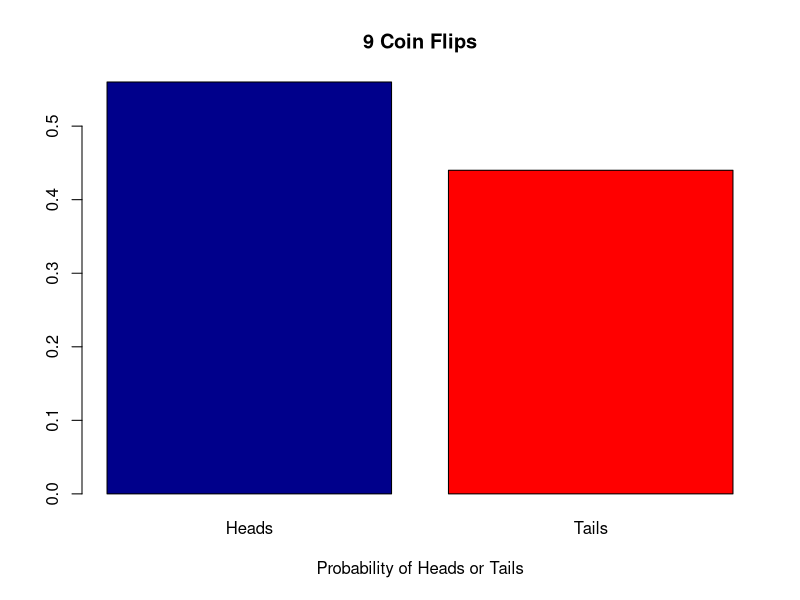
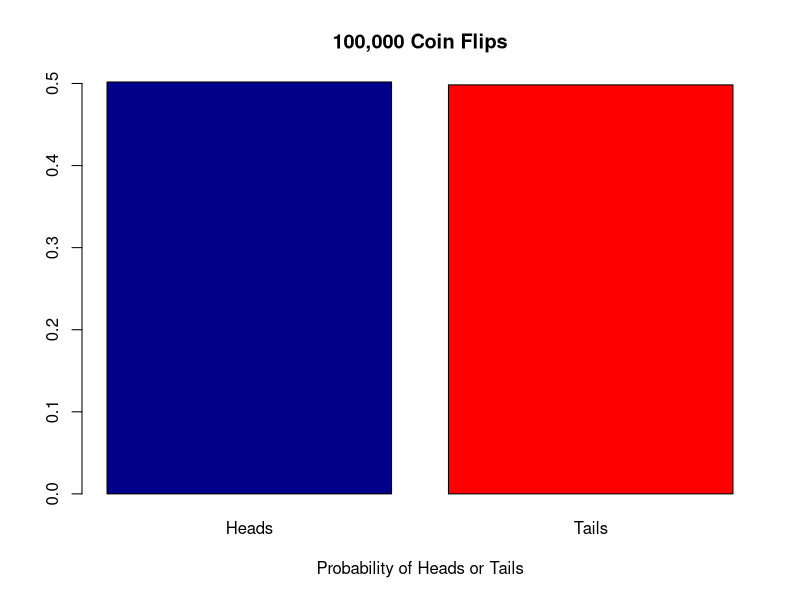
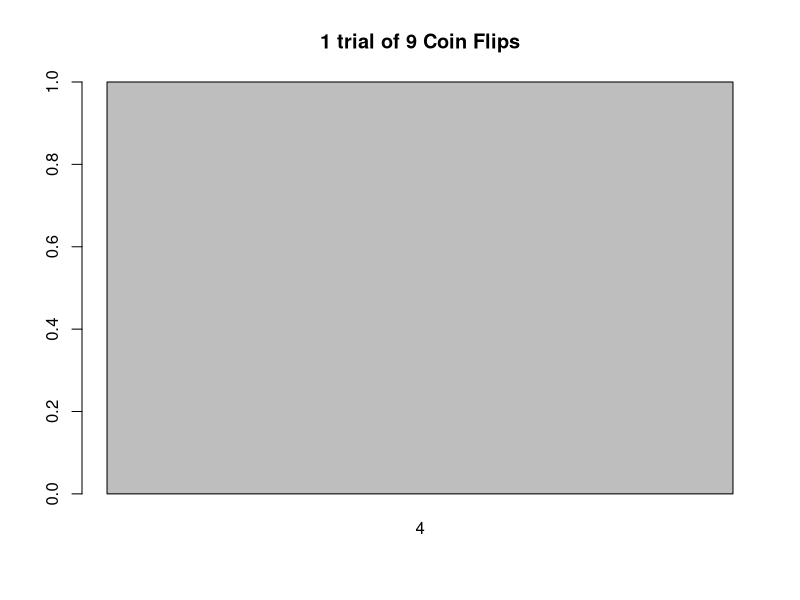
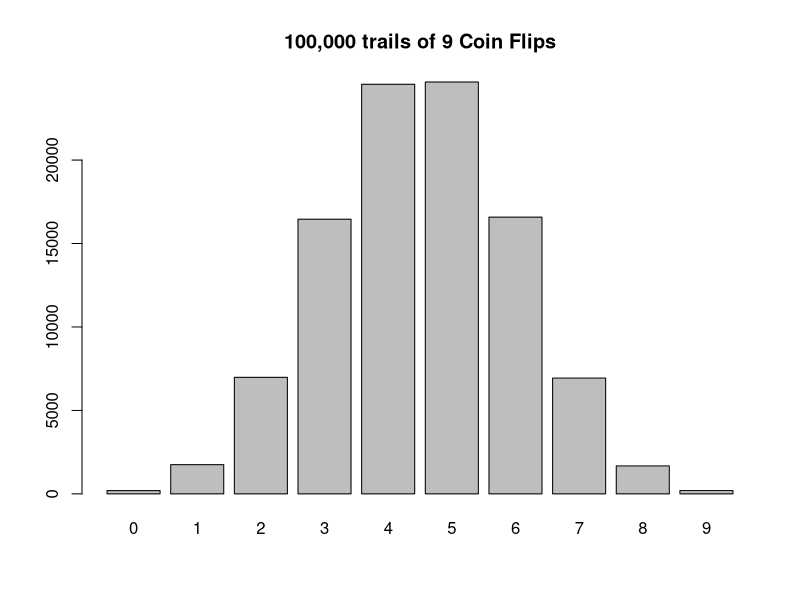

Source code (R) for these figures, in order:
table( rbinom(n=100,size=6,prob=0.5) )
table( rbinom(n=100,size=6,prob=0.5) ) * 100
table( rbinom(n=100,size=6,prob=0.5) )/100
table( rbinom(n=100,size=6,prob=0.5)/100 )
table( rbinom(n=100000, size=6, prob=0.5) )/100000

table( rbinom(n=10,size=1,prob=0.5) )

table(rep(sample(c(0,1),size=10, prob=c(0.5,0.5),replace=TRUE),100))

table( rbinom(n=100,size=6,prob=0.5) )

data <-c(30,40)

round(table( rbinom(n=9, size=1, prob=0.5) )/9,2)
round(table( rbinom(n=100000, size=1, prob=0.5) )/100000,4)

data1 <- round(table( rbinom(n=9, size=1, prob=0.5) )/9,2)
barplot(data1, main="9 Coin Flips"
        ,xlab="Probability of Heads or Tails"
        ,names.arg=c("Heads", "Tails")
        , col=c("darkblue","red")
         )

data2 <- round(table( rbinom(n=100000, size=1, prob=0.5) )/100000,4)
barplot(data2, main="100,000 Coin Flips"
        ,xlab="Probability of Heads or Tails"
        ,names.arg=c("Heads", "Tails")
        , col=c("darkblue","red")
)


barplot(table( rbinom(n=1,size=9,prob=0.5) ),main="1 trial of 9 Coin Flips")


barplot(table( rbinom(n=100000,size=9,prob=0.5) ), main="100,000 trails of 9 Coin Flips")
